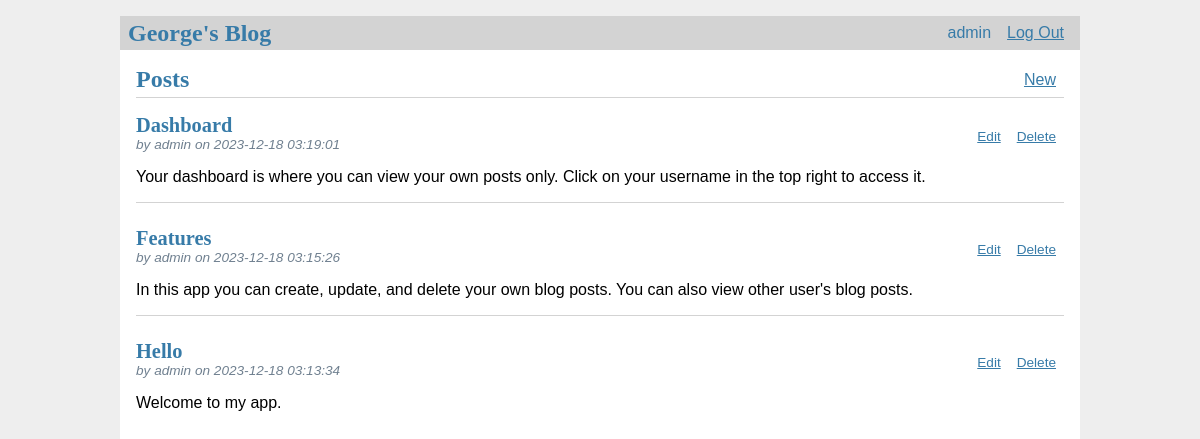
The page /dashboard (signed in) on the database its author committed.
### tables this page shows
CREATE TABLE user (
  id INTEGER PRIMARY KEY AUTOINCREMENT,
  username TEXT UNIQUE NOT NULL,
  password TEXT NOT NULL
);

CREATE TABLE post (
  id INTEGER PRIMARY KEY AUTOINCREMENT,
  author_id INTEGER NOT NULL,
  created TIMESTAMP NOT NULL DEFAULT CURRENT_TIMESTAMP,
  title TEXT NOT NULL,
  body TEXT NOT NULL,
  FOREIGN KEY (author_id) REFERENCES user (id)
);

### final.py (the view)
@app.route('/dashboard', methods=('GET', 'POST'))
@login_required
def dashboard():
    db = get_db()
    posts = db.execute(
        'SELECT p.id, title, body, created, author_id, username'
        ' FROM post p JOIN user u ON p.author_id = u.id'
        ' ORDER BY created DESC'
    ).fetchall()
    return render_template('blog/dashboard.html', posts=posts)

### final.py (called while the page is built)
def get_db():
    if 'db' not in g:
        g.db = sqlite3.connect(DATABASE)
        g.db.row_factory = sqlite3.Row
    return g.db

@app.teardown_appcontext
def close_connection(exception):
    db = getattr(g, '_database', None)
    if db is not None:
        db.close()

@app.before_request
def load_logged_in_user():
    user_id = session.get('user_id')
    if user_id is None:
        g.user = None
    else:
        g.user = get_db().execute(
            'SELECT * FROM user WHERE id = ?', (user_id,)
        ).fetchone()

def login_required(view):
    @functools.wraps(view)
    def wrapped_view(**kwargs):
        if g.user is None:
            return redirect(url_for('login'))
        return view(**kwargs)
    return wrapped_view

### templates/blog/dashboard.html
{% extends 'base.html' %}
{% block header %}
  <h1>{% block title %}Posts{% endblock %}</h1>
  {% if g.user %}
    <a class="action" href="{{ url_for('create') }}">New</a>
  {% endif %}
{% endblock %}
{% block content %}
  {% for post in posts %}
    <article class="post">
      {% if g.user['id'] == post['author_id'] %}
      <header>
        <div>
          <h1>{{ post['title'] }}</h1>
          <div class="about">by {{ post['username'] }} on {{ post['created'] }}</div>
        </div>
          <a class="action" href="{{ url_for('update', id=post['id']) }}">Edit</a>
          <a class="action" href="{{ url_for('delete', id=post['id']) }}">Delete</a>
      </header>
      <p class="body">{{ post['body'] }}</p>
    </article>
    {% if not loop.last %}
      <hr>
    {% endif %}
  {% endif %}
  {% endfor %}
{% endblock %}

### templates/base.html (shortened to what this page needs)
<!doctype html>
<link rel="stylesheet" href="{{ url_for('static', filename='style.css') }}">
<nav>
  <h1>George's Blog</h1>
  <ul>
    {% if g.user %}
      <li><a href="{{ url_for('dashboard') }}" style="text-decoration:none;">{{ g.user['username'] }}</a>
      <li><a href="{{ url_for('logout') }}">Log Out</a>
    {% else %}
      <li><a href="{{ url_for('register') }}">Register</a>
      <li><a href="{{ url_for('login') }}">Log In</a>
    {% endif %}
  </ul>
</nav>
<section class="content">
  <header>
    {% block header %}{% endblock %}
  </header>
  {% block content %}{% endblock %}
</section>

### static/style.css (style rules this page uses)
h1 { font-family: serif; color: #377ba8; margin: 1rem 0; }
a { color: #377ba8; }
hr { border: none; border-top: 1px solid lightgray; }
nav { background: lightgray; display: flex; align-items: center; padding: 0 0.5rem; }
nav h1 { flex: auto; margin: 0; }
nav ul { display: flex; list-style: none; margin: 0; padding: 0; }
nav ul li a, nav ul li span, header .action { display: block; padding: 0.5rem; }
.content { padding: 0 1rem 1rem; }
.content > header { border-bottom: 1px solid lightgray; display: flex; align-items: flex-end; }
.content > header h1 { flex: auto; margin: 1rem 0 0.25rem 0; }
.post > header { display: flex; align-items: flex-end; font-size: 0.85em; }
.post > header > div:first-of-type { flex: auto; }
.post > header h1 { font-size: 1.5em; margin-bottom: 0; }
.post .about { color: slategray; font-style: italic; }
.post .body { white-space: pre-line; }
.content:last-child { margin-bottom: 0; }

### rows shown on the page
user: user.username "admin"
post: title "Dashboard", username "admin", created "2023-12-18 03:19:01", body "Your dashboard is where you can view your own posts only. Click on your username in the top right to access it."
post: title "Features", username "admin", created "2023-12-18 03:15:26", body "In this app you can create, update, and delete your own blog posts. You can also view other user's blog posts."
post: title "Hello", username "admin", created "2023-12-18 03:13:34", body "Welcome to my app."
